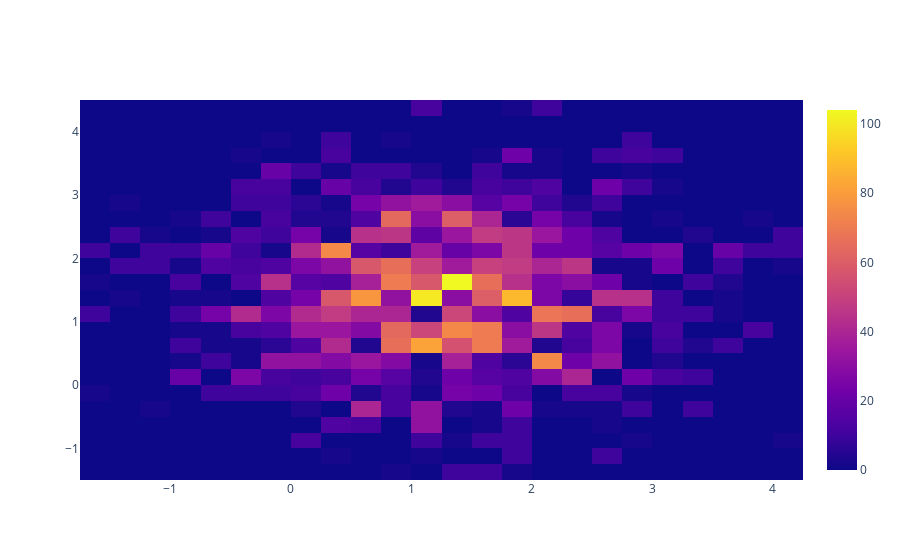

Notebook source saved alongside this figure:
### Code cell
import plotly.graph_objects as go




fig = go.Figure()
fig.add_trace(
    go.Histogram2d(
        x=data[:, 1],
        y=data[:, 3],
        # z=results_df["timeloss_ratio"],
        histfunc="count",
        xbins_size=0.25,
        ybins_size=0.25,
    )
)

### Figure 1 — Plotly figure (JSON) as saved in the notebook; plotly's stock layout.template omitted (floating-point values rounded to 4 significant figures; data arrays with more than 128 entries replaced by an {"elided": "..."} marker saying what was removed)
{"data": [{"histfunc": "count", "type": "histogram2d", "x": {"elided": "6144 float values"}, "xbins": {"size": 0.25}, "y": {"elided": "6144 float values"}, "ybins": {"size": 0.25}}], "layout": {}}
